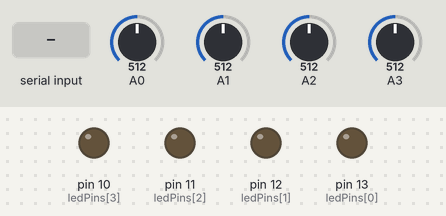
A sketch run on a simulated Arduino Uno, built with avr-gcc and run on an emulated ATmega328P. Shown: output pins drawn as LEDs (lit = HIGH). Inputs (shaded band) come from the test bench; at power-on: A0 = 512, A1 = 512, A2 = 512, A3 = 512. What the sketch prints to the serial monitor is not drawn.

Above: at 1.2 s.
1.3 s: "Logic1_ON\n" received over Serial
At 1.8 s:
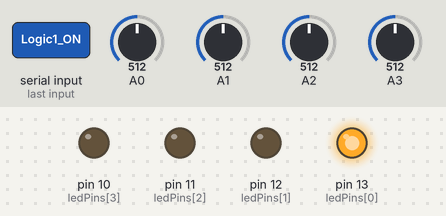
2.8 s: "Logic2_ON\n" received over Serial
At 4.0 s:
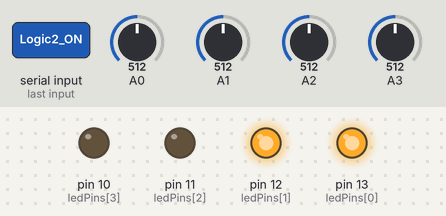
4.3 s: "Logic1_OFF\n" received over Serial
At 5.3 s:
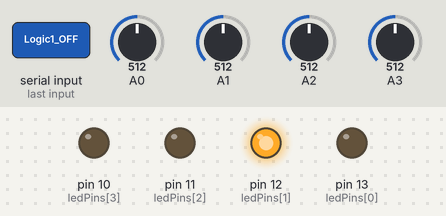
5.8 s: "Logic3_ON\n" received over Serial
At 6.4 s:
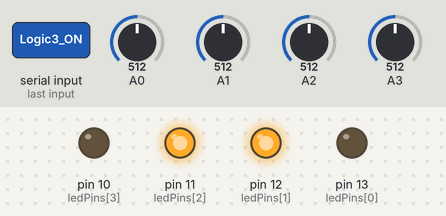
7.3 s: "Logic2_OFF\n" received over Serial
At 7.6 s:
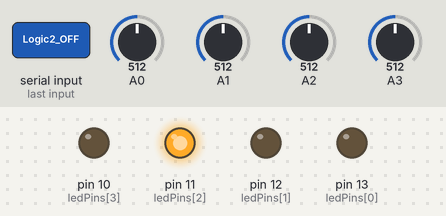
8.8 s: "Logic4_ON\n" received over Serial
At 9.9 s:
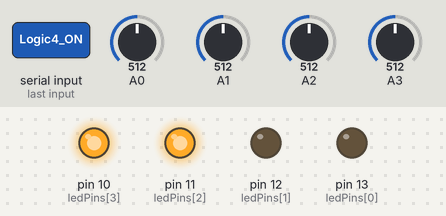
Timing chart, 0 to 11.3 s (numbered marks = the images above; inputs shaded):
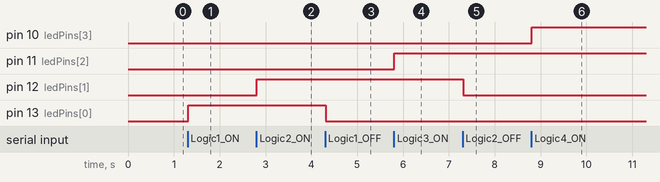

Measured:
- after the input at 1.3 s, pin 13 (ledPins[0]): LOW → HIGH at once
- after the input at 2.8 s, pin 12 (ledPins[1]): LOW → HIGH at once
- after the input at 4.3 s, pin 13 (ledPins[0]): HIGH → LOW at once
- after the input at 5.8 s, pin 11 (ledPins[2]): LOW → HIGH at once
- after the input at 7.3 s, pin 12 (ledPins[1]): HIGH → LOW at once
- after the input at 8.8 s, pin 10 (ledPins[3]): LOW → HIGH at once

The sketch:

sketch_apr19a.ino
```cpp
bool runTruth = true;
const int ledPins[4] = {13, 12, 11, 10}; // Pins connected to the LEDs
int ledState[4] = {LOW, LOW, LOW, LOW};
unsigned long previousMillis = 0; // To manage timing
const long interval = 100;

void setup() {
  Serial.begin(9600); // Start serial communication
  pinMode(13, OUTPUT); // LED on pin 13
  pinMode(12, OUTPUT);
  pinMode(11, OUTPUT);
  pinMode(10, OUTPUT);
  pinMode(A0, INPUT);
  pinMode(A1, INPUT);
  pinMode(A2, INPUT);
  pinMode(A3, INPUT);
}

void truthTable(){
  if (runTruth = true){
    for (int i = 0; i < 16; i++) {
    // Convert the number `i` to a binary representation and store it in ledState
    for (int j = 0; j < 4; j++) {
      ledState[j] = (i >> j) & 1;  // Extract each bit of `i` and store it in ledState
      digitalWrite(ledPins[j], ledState[j]);  // Set the LED state accordingly
    }
    // Print the current state of the LEDs to the serial monitor as a truth table
    delay(1000); // Wait 1 second before moving to the next combination
   }
     runTruth = false;
     digitalWrite(13, LOW);
     digitalWrite(12, LOW);
     digitalWrite(11, LOW);
     digitalWrite(10, LOW);
     loop();
  }
}
void loop() {
  unsigned long currentMillis = millis();

  // Check if it's time to read the voltage
  if (currentMillis - previousMillis >= interval) {
    // Save the last time you read the voltage
    previousMillis = currentMillis;

    // Read the analog voltage
    int analogValue1 = analogRead(A0);
    int analogValue2 = analogRead(A1);
    int analogValue3 = analogRead(A2);
    int analogValue4 = analogRead(A3);

    // Convert to voltage (5V max for Arduino Uno)
    float voltage1 = analogValue1 * (5.0 / 1023.0);
    float voltage2 = analogValue2 * (5.0 / 1023.0);
    float voltage3 = analogValue3 * (5.0 / 1023.0);
    float voltage4 = analogValue4 * (5.0 / 1023.0);

    Serial.print(voltage1, 3);
    Serial.print(',');
    Serial.print(voltage2, 3);
    Serial.print(',');
    Serial.print(voltage3, 3);
    Serial.print(',');
    Serial.println(voltage4, 3);

  if (Serial.available() > 0) {
    String command = Serial.readStringUntil('\n'); // Read until newline

    if (command == "Logic1_ON") {
      digitalWrite(13, HIGH);
    }
    else if (command == "Logic1_OFF") {
      digitalWrite(13, LOW);
    }
    else if (command == "Logic2_ON"){
      digitalWrite(12, HIGH);
    }
    else if (command == "Logic2_OFF"){
      digitalWrite(12, LOW);
    }
    else if (command == "Logic3_ON"){
      digitalWrite(11, HIGH);
    }
    else if (command == "Logic3_OFF"){
      digitalWrite(11, LOW);
    }
    else if (command == "Logic4_ON"){
      digitalWrite(10, HIGH);
    }
    else if (command == "Logic4_OFF"){
      digitalWrite(10, LOW);
    }
    else if (command == "Truth_ON"){
      truthTable();
    }
    else if (command == "Truth_OFF"){
    }
    else {
      Serial.println("Unknown command: " + command);
    }
  }
  }
}
```
